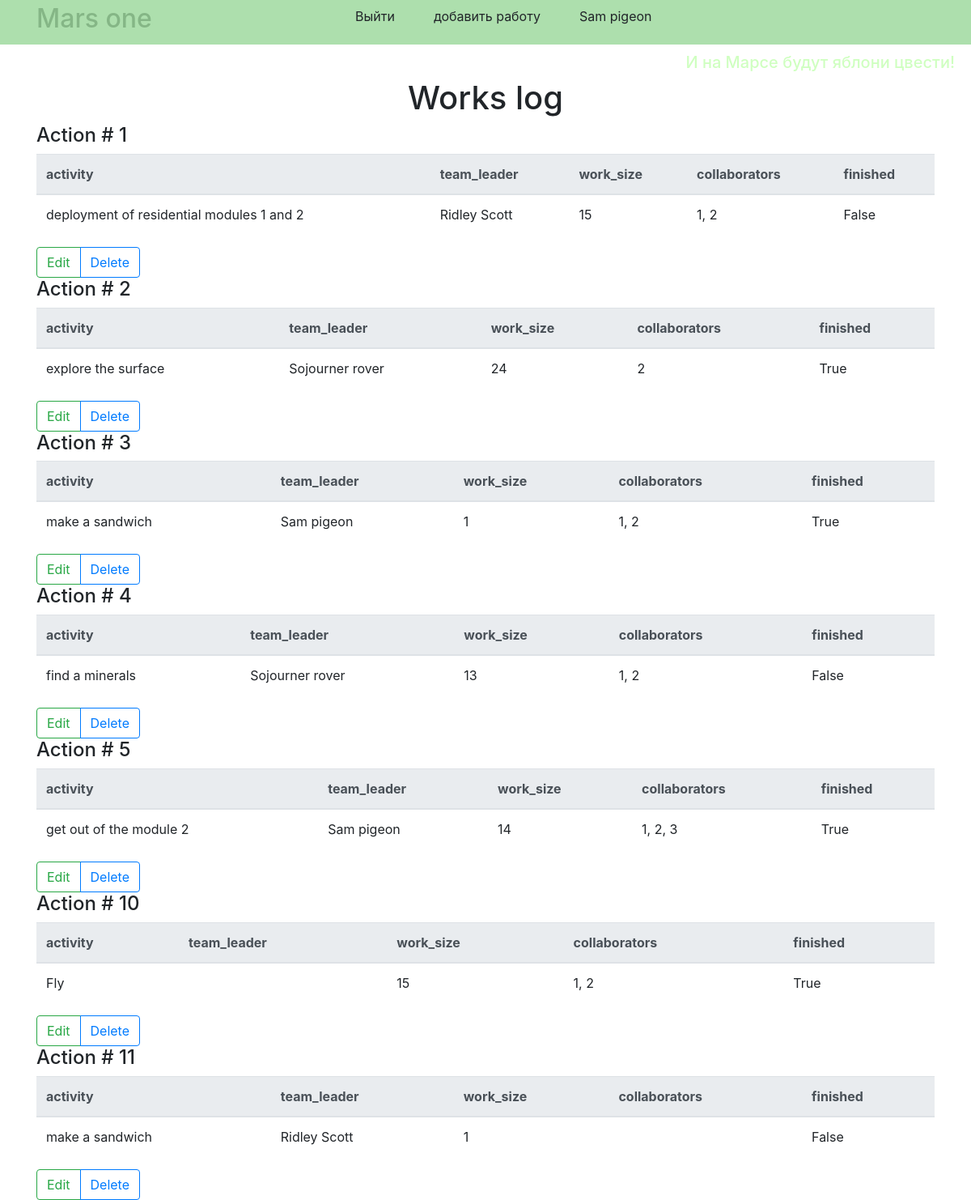
The page / (signed in) on the database its author committed.
### data/users.py (models this page shows, shortened)
class User(SqlAlchemyBase, SerializerMixin, UserMixin):
    __tablename__ = 'users'
    id = sqlalchemy.Column(sqlalchemy.Integer,
                           primary_key=True, autoincrement=True)
    surname = sqlalchemy.Column(sqlalchemy.String, nullable=True)
    name = sqlalchemy.Column(sqlalchemy.String, nullable=True)
    age = sqlalchemy.Column(sqlalchemy.Integer, nullable=True)
    position = sqlalchemy.Column(sqlalchemy.String, nullable=True)
    speciality = sqlalchemy.Column(sqlalchemy.String, nullable=True)
    address = sqlalchemy.Column(sqlalchemy.String, nullable=True)
    email = sqlalchemy.Column(sqlalchemy.String,
                              index=True, unique=True, nullable=True)
    hashed_password = sqlalchemy.Column(sqlalchemy.String, nullable=True)
    modified_date = sqlalchemy.Column(sqlalchemy.DateTime,
                                      default=datetime.datetime.now)
    jobs = orm.relation("Job", back_populates='user')

### data/jobs.py (models this page shows)
class Job(SqlAlchemyBase, SerializerMixin):
    __tablename__ = 'jobs'
    id = sqlalchemy.Column(sqlalchemy.Integer,
                           primary_key=True, autoincrement=True)
    team_leader = sqlalchemy.Column(sqlalchemy.Integer,
                                    sqlalchemy.ForeignKey("users.id"))
    job = sqlalchemy.Column(sqlalchemy.String, nullable=True)
    work_size = sqlalchemy.Column(sqlalchemy.Integer, nullable=True)
    collaborators = sqlalchemy.Column(sqlalchemy.String, nullable=True)
    start_date = sqlalchemy.Column(sqlalchemy.String, nullable=True)
    end_date = sqlalchemy.Column(sqlalchemy.String, nullable=True)
    is_finished = sqlalchemy.Column(sqlalchemy.Boolean, default=False)
    user = orm.relation('User')

### main.py (the view)
@app.route("/")
def index():
    session = db_session.create_session()
    jobs = session.query(Job).all()
    return render_template("index.html", jobs=jobs)

### data/db_session.py (called while the page is built)
def create_session() -> Session:
    global __factory
    return __factory()

### main.py (called while the page is built)
@login_manager.user_loader
def load_user(user_id):
    session = db_session.create_session()
    return session.query(User).get(user_id)

### templates/index.html
{% extends "base.html" %}
{% block content %}
<div class="text text-center"><h1>Works log</h1></div>
{% for job in jobs %}
    <h4>Action # {{ job.id }}</h4>
    <table class="table">
      <thead class="thead-light">
        <tr>
          <th scope="col">activity</th>
          <th scope="col">team_leader</th>
          <th scope="col">work_size</th>
          <th scope="col">collaborators</th>
          <th scope="col">finished</th>
        </tr>
      </thead>
      <tbody>
        <tr>
          <td>{{ job.job }}</td>
          <td>{{ job.user.name }} {{ job.user.surname }}</td>
          <td>{{ job.work_size }}</td>
          <td>{{ job.collaborators }}</td>
          <td>{{ job.is_finished }}</td>
        </tr>
      </tbody>
    </table>
  {% if current_user.is_authenticated and current_user == job.user or current_user.id == 1 %}
    <div class="btn-group" role="group" aria-label="Basic example">
      <a href="/job/{{ job.id }}" class="btn btn-outline-success">Edit</a>
      <a href="/Job_delete/{{ job.id }}" class="btn btn-outline-primary">Delete</a>
    </div>
  {% endif %}
{% endfor %}
{% endblock %}

### templates/base.html (shortened to what this page needs)
<!DOCTYPE html>
<html lang="en">
<head>
    <link rel="stylesheet"
          href="https://maxcdn.bootstrapcdn.com/bootstrap/4.4.1/css/bootstrap.min.css">
    <link rel="stylesheet" type="text/css" href="{{ url_for('static', filename='css/style.css') }}" />
    </head>
    <body>
    <header class="flex-container">
        <div class="container">
            <div class="row no-gutters">
                <div class="col-md-4">
                    <div class="color-text-title"><h2>Mars one</h2></div>
                </div>
                <div class="col-auto">
                    <div class="flex-item">
                        {% if current_user.is_authenticated %}
                            <ul class="nav">
                                <li class="nav-item">
                                    <a class="dropdown-item" href="/logout">Выйти</a>
                                </li>
                                <li class="nav-item">
                                    <a class="dropdown-item" href="/add_job">добавить работу</a>
                                </li>
                                <li class="nav-item">
                                    <a class="dropdown-item" href="/">{{ current_user.name }} {{ current_user.surname }}</a>
                                </li>
                            </ul>
                        {% endif %}
                    </div>
                </div>
            </div>
        </div>
    </header>
    <div class="color-text">
        <h5>И на Марсе будут яблони цвести!</h5>
        </div>
    <main role="main" class="container">
        {% block content %}{% endblock %}
    </main>
    </body>
</html>

### static/css/style.css (style rules this page uses)
.color-text { color: #cfffc0; text-align: right; padding-right: 20px; }
.color-text-title { color: #85b686 }
header { width: display; height: 55px; background-color: #addfad; margin-bottom: 10px; }
.flex-container { display: -webkit-flex; -webkit-justify-content: space-between; display: flex; justify-content: space-between; align-items: center; }
.flex-item { -webkit-flex-grow: 1; flex-grow: 1; }

### rows shown on the page
User: name "Sam", surname "pigeon"
Job: id "1", job "deployment of residential modules 1 and 2", user.name "Ridley", user.surname "Scott", work_size "15", collaborators "1, 2", is_finished "False"
Job: id "2", job "explore the surface", user.name "Sojourner", user.surname "rover", work_size "24", collaborators "2", is_finished "True"
Job: id "3", job "make a sandwich", user.name "Sam", user.surname "pigeon", work_size "1", collaborators "1, 2", is_finished "True"
Job: id "4", job "find a minerals", user.name "Sojourner", user.surname "rover", work_size "13", collaborators "1, 2", is_finished "False"
Job: id "5", job "get out of the module 2", user.name "Sam", user.surname "pigeon", work_size "14", collaborators "1, 2, 3", is_finished "True"
Job: id "10", job "Fly", work_size "15", collaborators "1, 2", is_finished "True"
Job: id "11", job "make a sandwich", user.name "Ridley", user.surname "Scott", work_size "1", is_finished "False"
